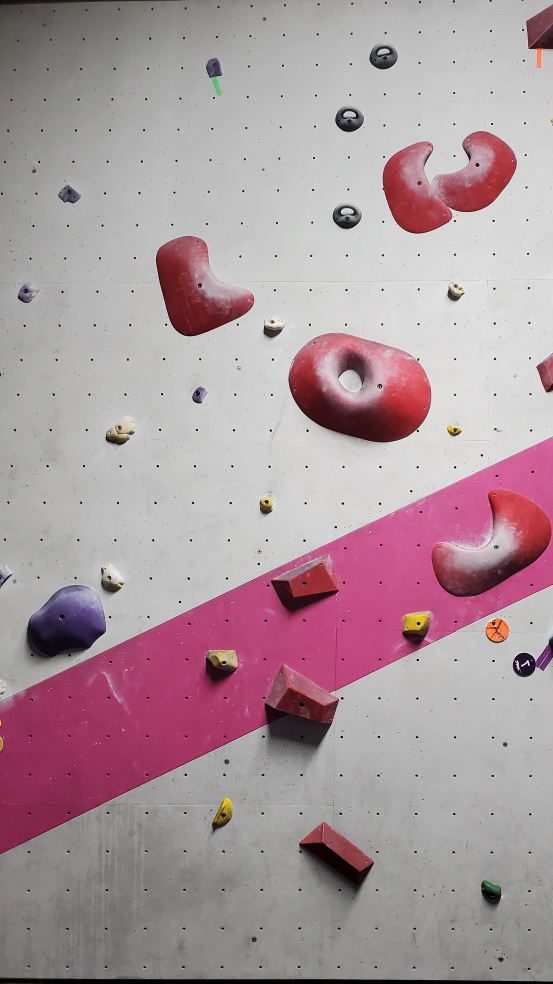
#> input picture slidingWindow/RockPictures/12.jpg, 2212 x 3933 px (shown at 1/4 size); its folder holds only this picture in this run
$ python cropItLikeItsHot.py --image RockPictures/12.jpg
#> lines starting #> are read from the running program, lines starting #| are printed output that depends on the picture
##
## Run like this:
## python3 cropItLikeItsHot.py --image newTestImage.jpg
##

import argparse
import cv2

# initialize the list of reference points and boolean indicating
# whether cropping is being performed or not
mouseX = 0
mouseY = 0
locations = []
cropping = False

# half the box crop size
size = 64

def click_and_crop(event, x, y, flags, param):
    # grab references to the global variables
    global mouseX, mouseY, cropping, locations

    # if the left mouse button was clicked, record the starting
    # (x, y) coordinates and indicate that cropping is being
    # performed
    if event == cv2.EVENT_LBUTTONDBLCLK:
        mouseX,mouseY = x,y
        locations.append((x,y))
        cropping = False

        # draw a rectangle around the region of interest
        cv2.rectangle(image, (mouseX-size, mouseY+size), (mouseX+size, mouseY-size), (0, 255, 0), 2)
        cv2.imshow("image", image)

# construct the argument parser and parse the arguments
ap = argparse.ArgumentParser()
ap.add_argument("-i", "--image", required=True, help="RockPictures/")
args = vars(ap.parse_args())

# load the image, clone it, and setup the mouse callback function
image = cv2.imread(args["image"])
#> image is the input picture: shape (3933, 2212, 3); mean B, G, R 157.7, 151.5, 171.6
imageName = args["image"]
imageName = imageName[13:-4:]
image = cv2.resize(image,(450,800))
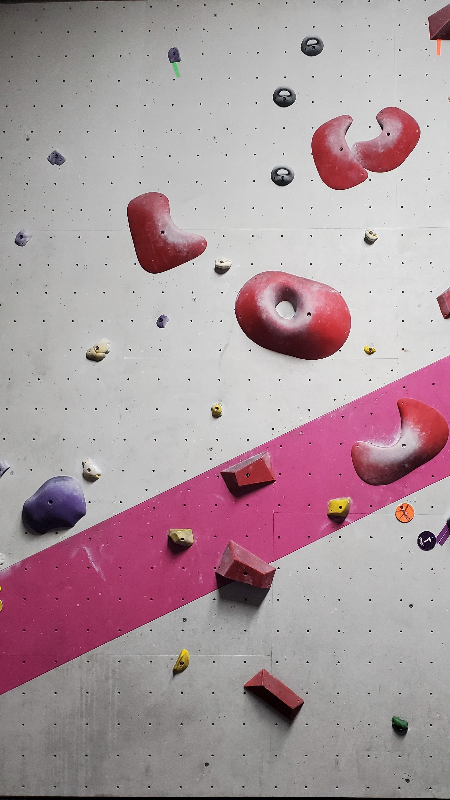
#> image: shape (800, 450, 3); mean B, G, R 157.6, 151.4, 171.5
clone = image.copy()
cv2.namedWindow("image")
cv2.setMouseCallback("image", click_and_crop)

# keep looping until the 'q' key is pressed
while True:
	# display the image and wait for a keypress
	cv2.imshow("image", image)
	key = cv2.waitKey(1) & 0xFF
#> (key q is pressed here)
# if the 'r' key is pressed, reset the cropping region
	if key == ord("r"):
		image = clone.copy()
    # save cropped images
	elif key == ord("s"):
		for i,centerpoint in enumerate(locations):
			crop = clone[centerpoint[1]-size:centerpoint[1]+size, centerpoint[0]-size:centerpoint[0]+size]
			cv2.imwrite('positive128/' + imageName + '-' + str(i) + '.png', crop)
		break
	# if the 'q' key is pressed, break from the loop
	elif key == ord("q"):
		break


# close all open windows
cv2.destroyAllWindows()

$ run again, on slidingWindow/RockPictures/20200116_140158_flip.jpg
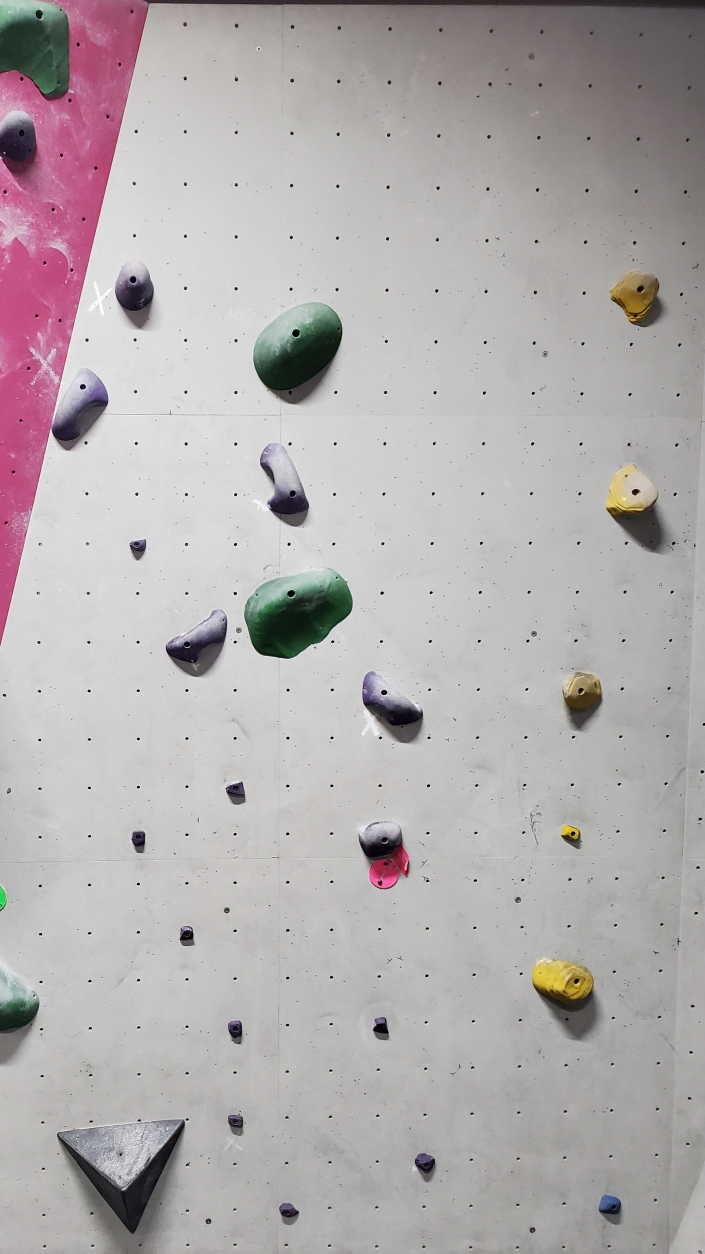
#> input picture slidingWindow/RockPictures/20200116_140158_flip.jpg, 2115 x 3760 px (shown at 1/3 size)
#> image is the input picture: shape (3760, 2115, 3); mean B, G, R 173.9, 173, 178.4
#> `image = cv2.resize(image,(450,800))`:
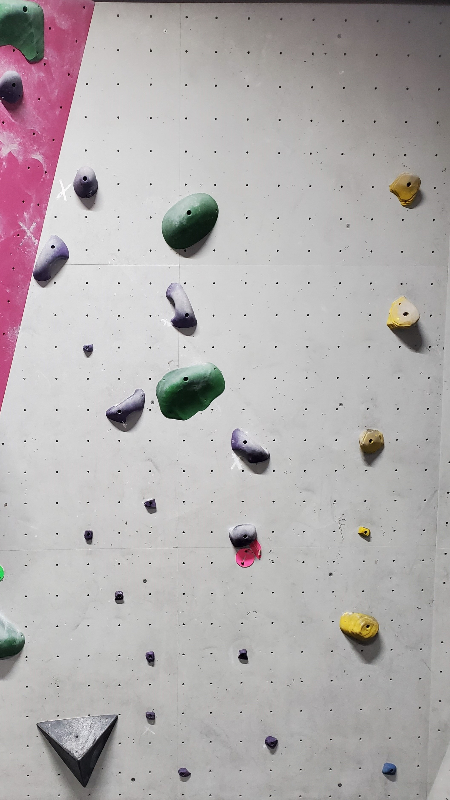
#> image: shape (800, 450, 3); mean B, G, R 173.8, 172.9, 178.3

$ run again, on slidingWindow/RockPictures/20200116_143410_1.jpg
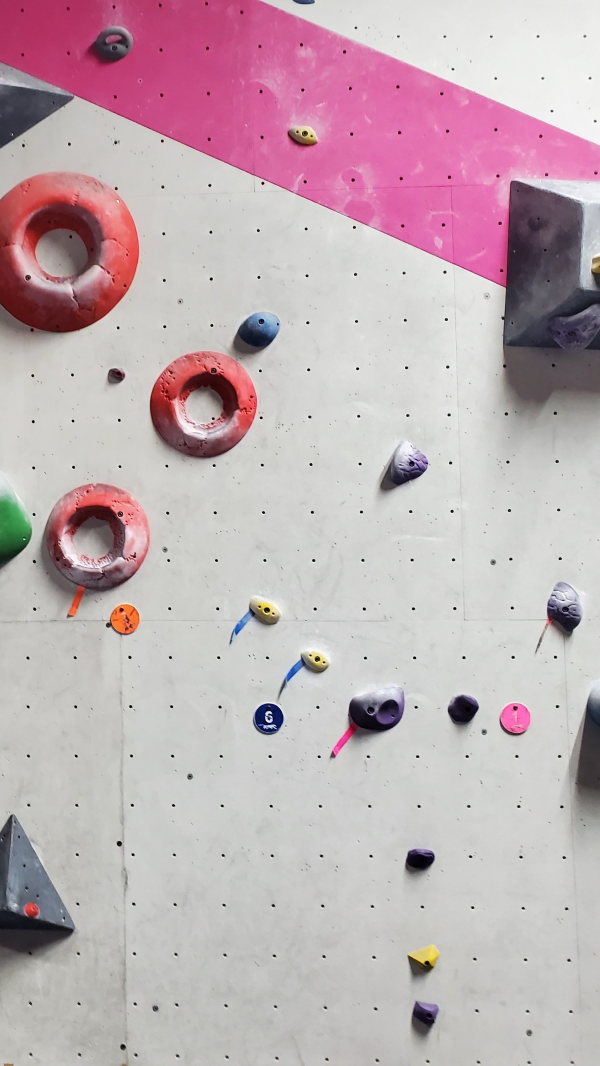
#> input picture slidingWindow/RockPictures/20200116_143410_1.jpg, 1800 x 3198 px (shown at 1/3 size)
#> image is the input picture: shape (3198, 1800, 3); mean B, G, R 180.9, 175.2, 193.9
#> `image = cv2.resize(image,(450,800))`:
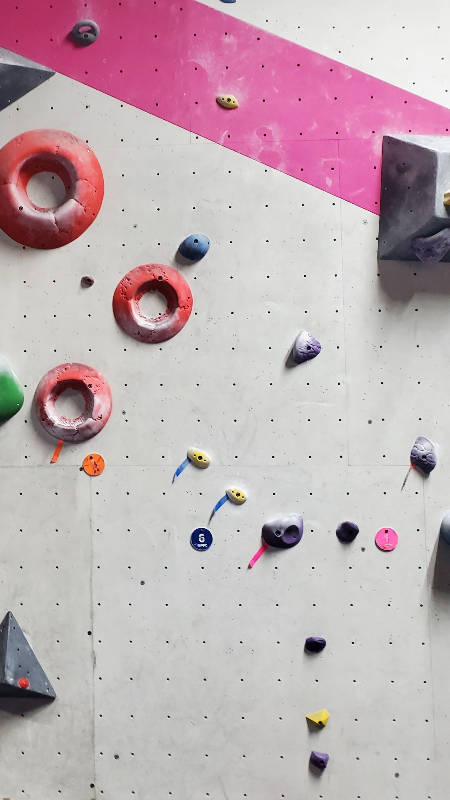
#> image: shape (800, 450, 3); mean B, G, R 180.8, 175.1, 193.8

$ run again, on slidingWindow/RockPictures/20200116_143420_flip_left.jpg
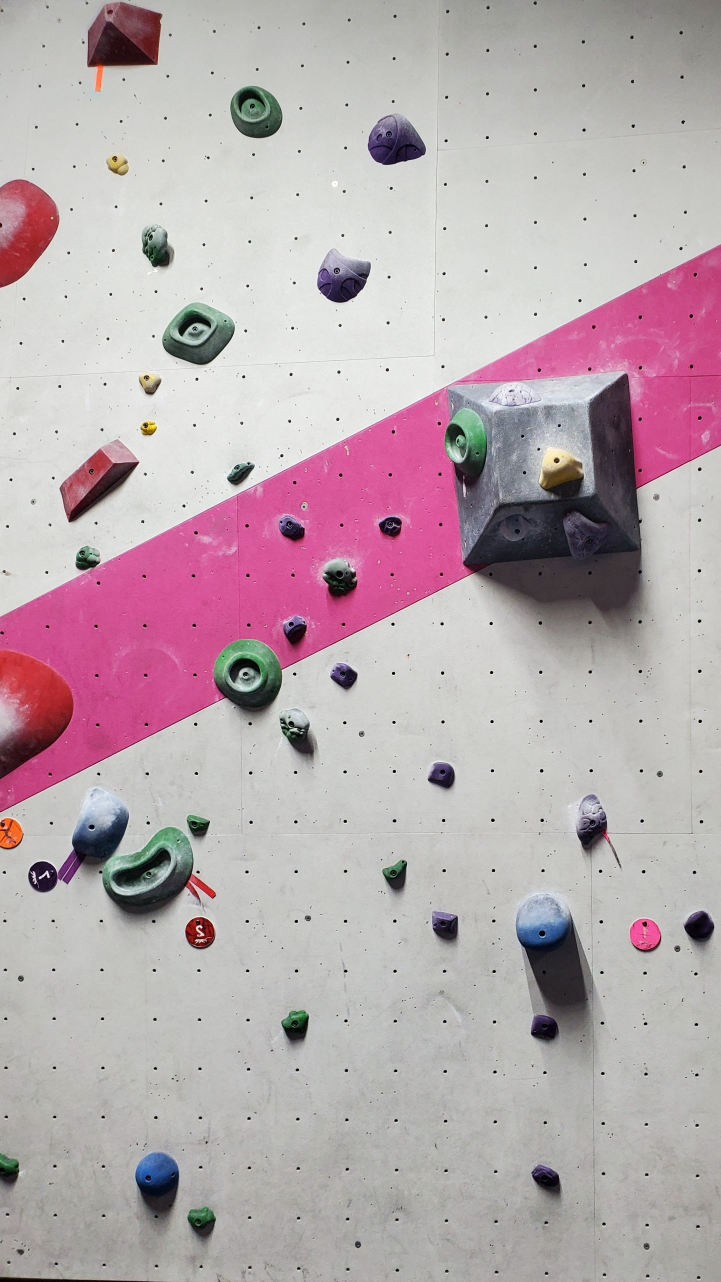
#> input picture slidingWindow/RockPictures/20200116_143420_flip_left.jpg, 2163 x 3846 px (shown at 1/3 size)
#> image is the input picture: shape (3846, 2163, 3); mean B, G, R 175, 169.7, 185.3
#> `image = cv2.resize(image,(450,800))`:
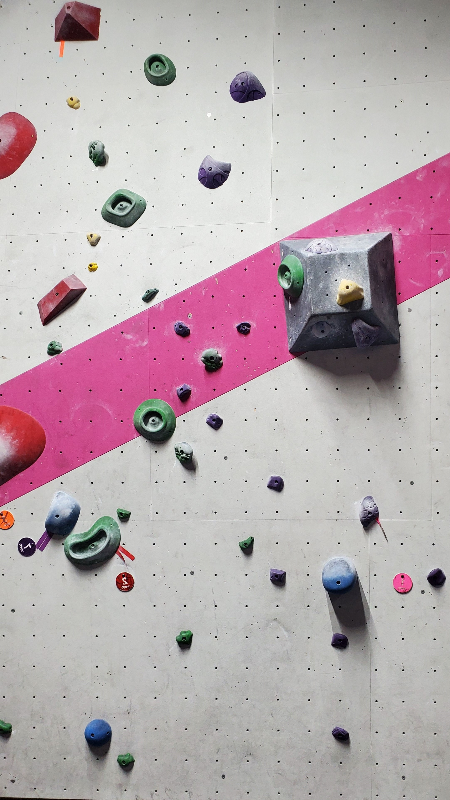
#> image: shape (800, 450, 3); mean B, G, R 174.9, 169.6, 185.2

$ run again, on slidingWindow/RockPictures/16.jpg
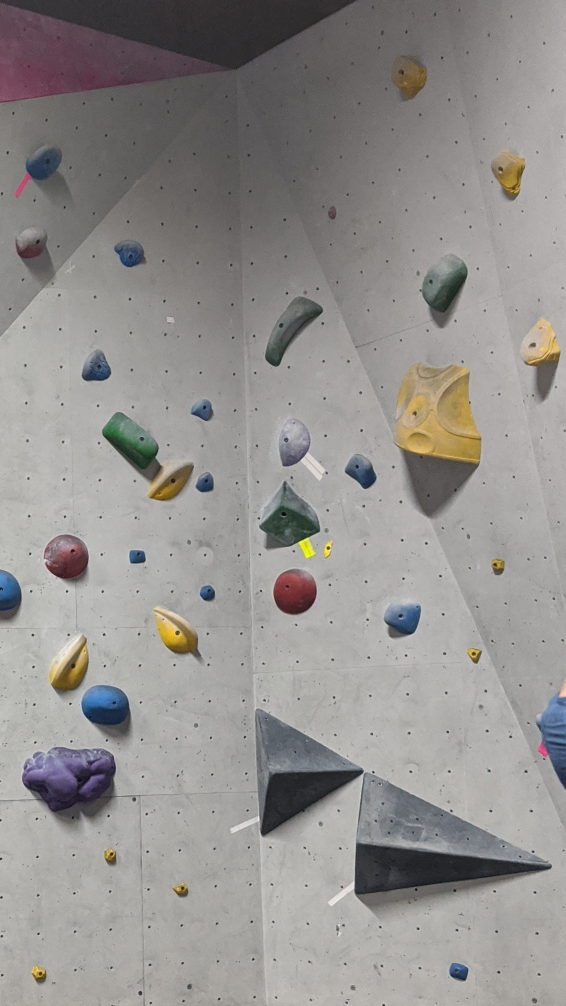
#> input picture slidingWindow/RockPictures/16.jpg, 1697 x 3017 px (shown at 1/3 size)
#> image is the input picture: shape (3017, 1697, 3); mean B, G, R 142.3, 144.7, 147.1
#> `image = cv2.resize(image,(450,800))`:
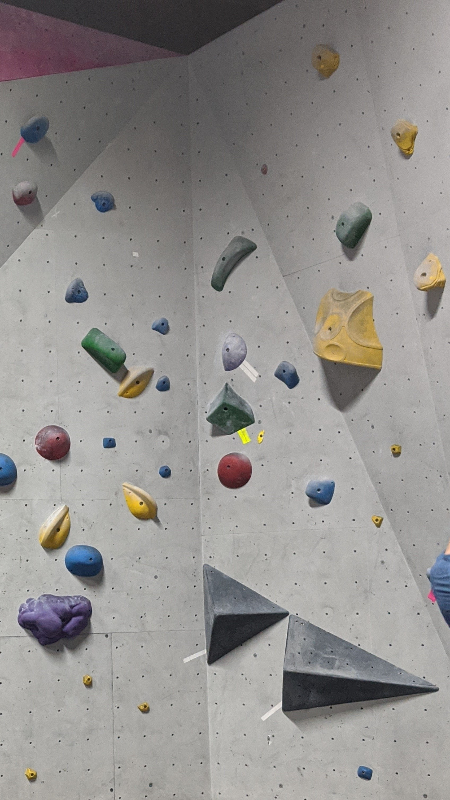
#> image: shape (800, 450, 3); mean B, G, R 142.2, 144.5, 147
